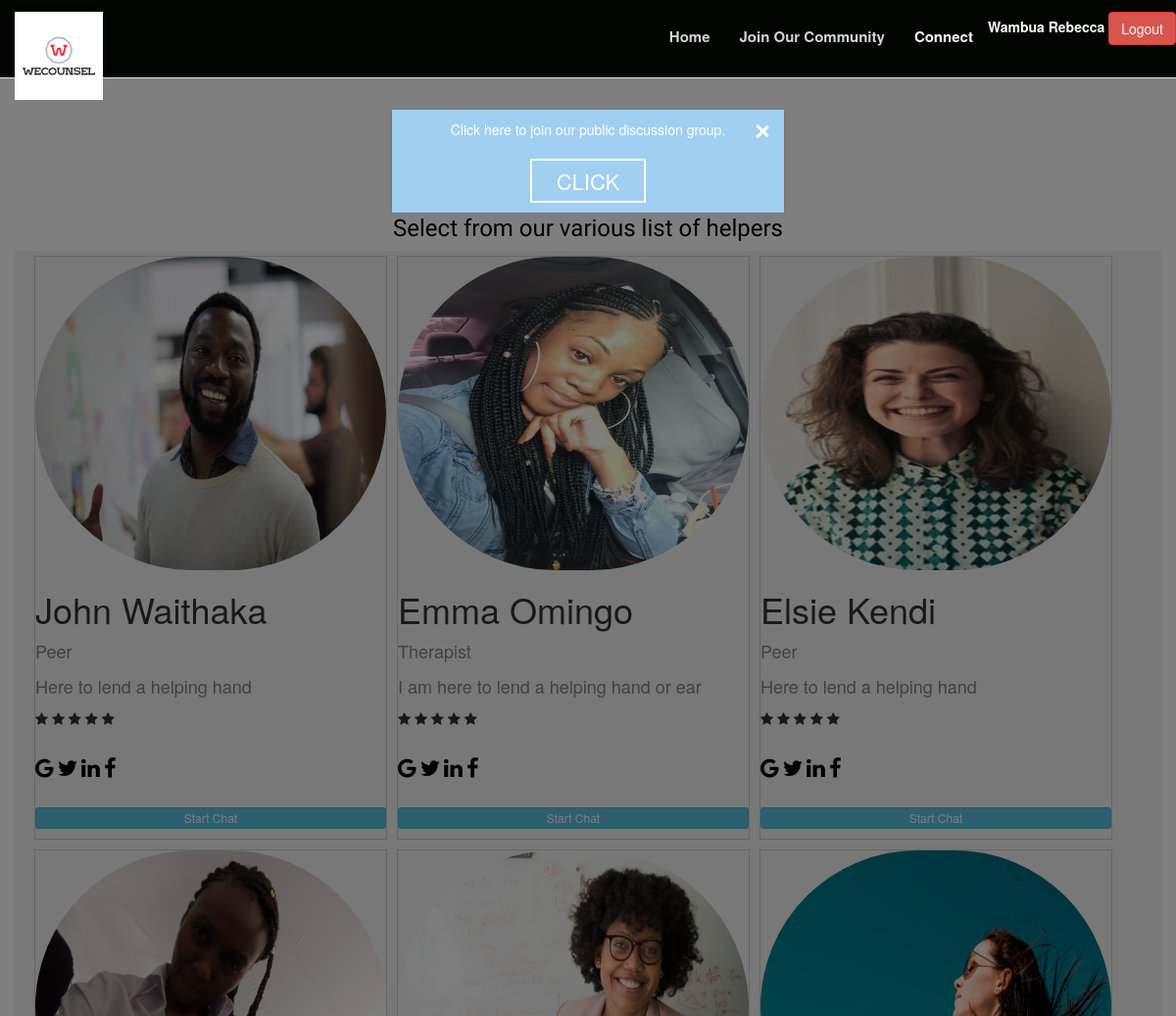
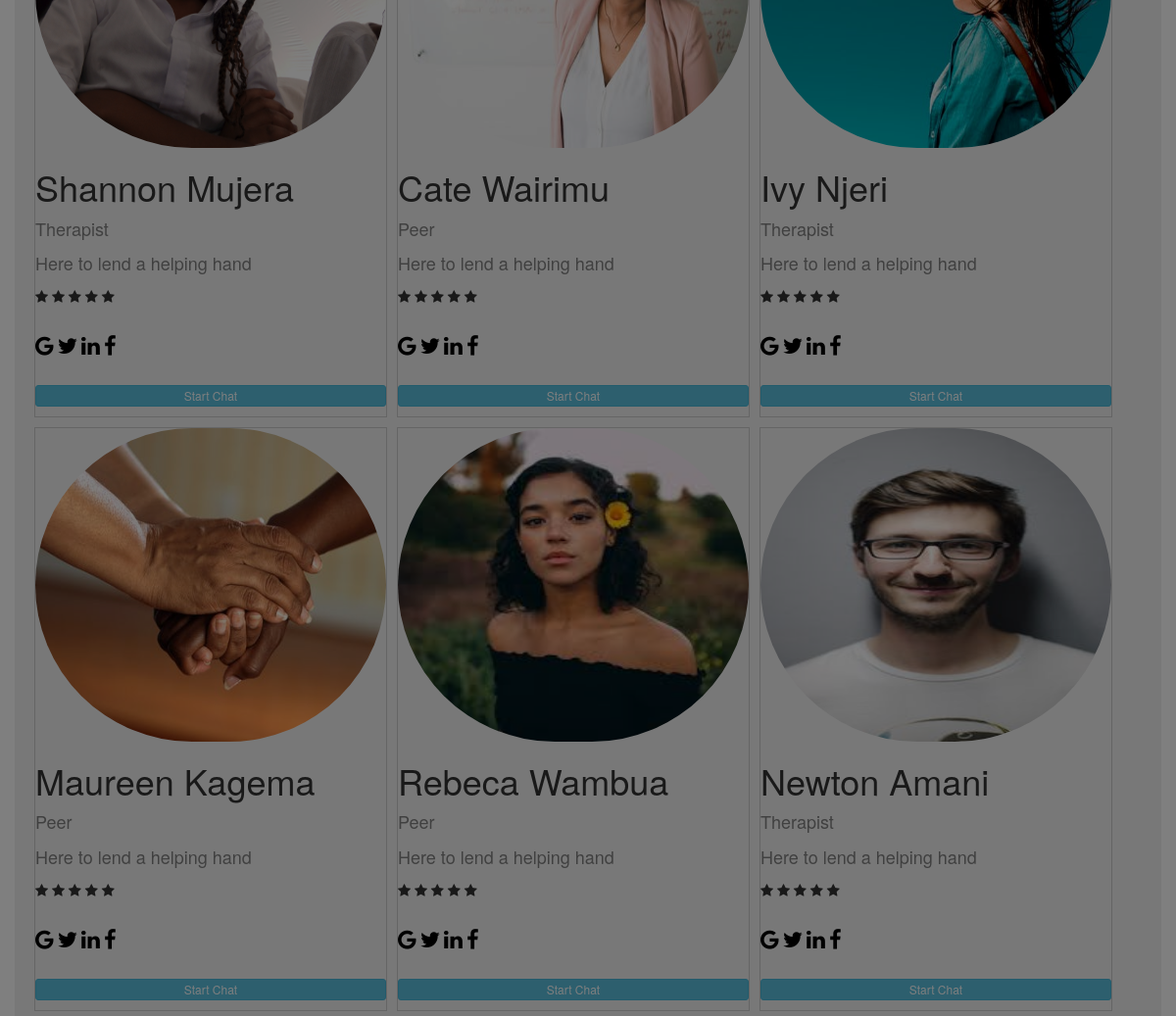
The page /Services.php (signed in) on the database its author committed (2 pictures, top to bottom).
### tables this page shows
CREATE TABLE `counselors` (
  `id` int(25) NOT NULL,
  `first_name` text NOT NULL,
  `last_name` text NOT NULL,
  `category` text NOT NULL,
  `email` varchar(50) NOT NULL,
  `rating` int(5) NOT NULL,
  `password` varchar(50) NOT NULL,
  `image` varchar(255) DEFAULT NULL,
  `gender` varchar(25) NOT NULL,
  `description` text NOT NULL,
  `user` varchar(255) NOT NULL
);

### Counselors.php (called while the page is built, shortened)
<?php
class Counselors{
		function getCards($mysqli){
			$query = "SELECT * FROM counselors";
			$stmt = $mysqli->prepare($query);
			$stmt->execute();
			$result = $stmt->get_result();
			return $result;
		}
}

### Services.php (the view, shortened to what this page needs)
<?php
include("connect.php");
?>
<!DOCTYPE html>
<html>
<head>
	<link rel="stylesheet" type="text/css" href="bootstrap-3.3.6-dist/css/bootstrap.css">
        <link rel="stylesheet" href="https://maxcdn.bootstrapcdn.com/bootstrap/3.3.7/css/bootstrap.min.css">
        <link rel="stylesheet" href="//code.jquery.com/ui/1.12.1/themes/base/jquery-ui.css">
	<link rel="stylesheet" type="text/css" href="services.css">
	<link rel="stylesheet" href="font-awesome-4.7.0/font-awesome-4.7.0/css/font-awesome.min.css">
</head>
<body>
<?php include './nav-bar.php'; ?>
<div class="content" style="font-family: 'Amita'; font-size: 30px;">
				<h3>Select from our various list of helpers</h3>
			</div>
<?php
include 'Counselors.php';
$obj = new Counselors();
$result = $obj->getCards($mysqli);
echo '<div class="container">';
while($row = $result->fetch_array()){
  $first_name  = $row['first_name'];
  $last_name  = $row['last_name'];
  $category = $row['category'];
  $gender = $row['gender'];
  $image = $row['image'];
  $description= $row['description'];
  $img = getImg($image, $gender);
  echo'
  <div class="gallery">
    <img src="images/'.$img.'" alt="Therapist" style="width:100%">
   <h1>'.$first_name.' '.$last_name.' </h1>
    <p class="title">'.$category.'</p>
    <p class="title">'.$description.'</p>
 <span class="fa fa-star checked"></span>
 <span class="fa fa-star checked"></span>
 <span class="fa fa-star checked"></span>
 <span class="fa fa-star"></span>
 <span class="fa fa-star"></span>
    <div style="margin: 24px 0;">
        <a href="#"><i class="fa fa-google"></i></a>
        <a href="#"><i class="fa fa-twitter"></i></a>
        <a href="#"><i class="fa fa-linkedin"></i></a>
        <a href="#"><i class="fa fa-facebook"></i></a>
     </div>
     <p><button type="button" class="btn btn-info btn-xs start_chat" data-touserid="'.$row['id'].'" data-tousername="'.$row['user'].'">Start Chat</button></p>
     <div id="user_model_details"></div>
    </div>
  ';
  }
  echo "</div>";
function getImg($image, $gender){
  if(isset($image)){
      return $image;
  }
}
?>
<div class="bts-popup" role="alert">
    <div class="bts-popup-container">
        <p>Click here to join our public discussion group.</p>
        <div class="bts-popup-button">
           <a href="Group.html">CLICK</a>
         </div>
        <a href="#0" class="bts-popup-close img-replace">Close</a>
    </div>
</div>
</body>
</html>

### nav-bar.php (shortened to what this page needs)
<!DOCTYPE>
<html>
    <head>
        <link rel="stylesheet" href="css/styles.css">
        <link rel="stylesheet" href="services.css">
    </head>
    <body>
        <div class="welcome">
<nav class="navbar navbar-default navbar-fixed-top" role="navigation">
	<div class="container-fluid">
		<div class="navbar-header">
			<a class="navbar-brand" href="#"><img  src="logo.jpg" id="logo"></a>
		</div>
		<div class="collapse navbar-collapse" id="navbar-collapse-main">
			<ul class="nav navbar-nav navbar-right ">
				<li><a href="Home.html">Home</a></li>
        <li><a href="Group.html">Join Our Community</a></li>
        <li><a href="Services.php" class="active">Connect</a></li>
        <?php toggleNav();?>
			</ul>
		</div>
	</div>
</nav>
</div>
    <?php
function toggleNav(){
if(isset($_SESSION['user']))
{
  show_logged_in_user_info();
}
else
{
echo '<script  type="text/javascript"> alert("Please log in first to view this page");window.location="Registration.html";
</script>';
}
}
function show_logged_in_user_info()
{
  if(isset($_SESSION['user']))
  {
    echo $_SESSION['user'];
        echo "  <a href='logout.php' class='btn btn-danger' role='button'>Logout</a>";
  }
}
?>
    </body>
</html>

### services.css (style rules this page uses)
html,body { height: 100%; width: 100%; }
.navbar { background-color:#000500; padding: 1% 0; font-size: 1.2em; }
.navbar-brand { min-height: 55px; padding: 0 15px 5px; }
#logo { height: 90px; padding: -350px 0px; position: relative; }
.navbar-default .navbar-nav li a { color: #d5d5d5; font-size: 15px; }
.navbar-default .navbar-nav li a:hover,.navbar-default .navbar-nav li a.active { color: #fff; }
.container { max-width: 5000px; margin: auto; background: #f2f2f2; overflow: auto; }
.gallery { margin: 5px; border: 1px solid #ccc; float: left; width: 360px; }
.gallery img { width: 320px; height: 320px; padding: auto; border-radius: 175px; transition: all 1s ease-in; }
.title { color: grey; font-size: 18px; }
button { border: none; outline: 0; display: inline-block; padding: 8px; color: white; background-color: #000; text-align: center; cursor: pointer; width: 100%; font-size: 18px; }
a { text-decoration: none; font-size: 22px; color: black; }
.content { text-align: center; color: black; padding-top: 50px; font-weight: bolder; font-size: 14px; }

### css/styles.css (style rules this page uses)
.welcome { text-align: left; color: white; padding-top: 150px; font-weight: bolder; font-size: 20px; }
.img-replace { display: inline-block; overflow: hidden; text-indent: 100%; color: transparent; white-space: nowrap; }
.bts-popup { position: fixed; left: 0; top: 0; height: 100%; width: 100%; background-color: rgba(0, 0, 0, 0.5); opacity: 0; visibility: hidden; -webkit-transition: opacity 0.3s 0s, visibility 0s 0.3s; -moz-transition: opacity 0.3s 0s, visibility 0s 0.3s; transition: opacity 0.3s 0s, visibility 0s 0.3s; }
.bts-popup.is-visible { opacity: 1; visibility: visible; -webkit-transition: opacity 0.3s 0s, visibility 0s 0s; -moz-transition: opacity 0.3s 0s, visibility 0s 0s; transition: opacity 0.3s 0s, visibility 0s 0s; }
.bts-popup-container { position: relative; width: 90%; max-width: 400px; margin: 4em auto; background: #a0cff1; border-radius: none; text-align: center; box-shadow: 0 0 2px rgba(0, 0, 0, 0.2); -webkit-transform: translateY(-40px); -moz-transform: translateY(-40px); -ms-transform: translateY(-40px); -o-transform: translateY(-40px); transform: translateY(-40px); -webkit-backface-visibility: hidden; -webkit-transition-property: -webkit-transform; -moz-transition-property: -moz-transform; transition-property: transform; -webkit-transition-duration: 0.3s; -moz-transition-duration: 0.3s; transition-duration: 0.3s; }
.bts-popup-container p { color: white; padding: 10px 40px; }
.bts-popup-container .bts-popup-button { padding: 5px 25px; border: 2px solid white; display: inline-block; margin-bottom: 10px; }
.bts-popup-container a { color: white; text-decoration: none; text-transform: uppercase; }
.bts-popup-container .bts-popup-close { position: absolute; top: 8px; right: 8px; width: 30px; height: 30px; }
.bts-popup-container .bts-popup-close::before, .bts-popup-container .bts-popup-close::after { content: ''; position: absolute; top: 12px; width: 16px; height: 3px; background-color: white; }
.bts-popup-container .bts-popup-close::before { -webkit-transform: rotate(45deg); -moz-transform: rotate(45deg); -ms-transform: rotate(45deg); -o-transform: rotate(45deg); transform: rotate(45deg); left: 8px; }
.bts-popup-container .bts-popup-close::after { -webkit-transform: rotate(-45deg); -moz-transform: rotate(-45deg); -ms-transform: rotate(-45deg); -o-transform: rotate(-45deg); transform: rotate(-45deg); right: 6px; top: 13px; }
.is-visible .bts-popup-container { -webkit-transform: translateY(0); -moz-transform: translateY(0); -ms-transform: translateY(0); -o-transform: translateY(0); transform: translateY(0); }
@media only screen and (min-width: 1170px) { .bts-popup-container { margin: 8em auto; } }

### rows shown on the page
counselors: image (picture), first_name "John", last_name "Waithaka", category "Peer", description "Here to lend a helping hand"
counselors: image (picture), first_name "Emma", last_name "Omingo", category "Therapist", description "I am here to lend a helping hand or ear"
counselors: image (picture), first_name "Elsie", last_name "Kendi", category "Peer", description "Here to lend a helping hand"
counselors: image (picture), first_name "Shannon", last_name "Mujera", category "Therapist", description "Here to lend a helping hand"
counselors: image (picture), first_name "Cate", last_name "Wairimu", category "Peer", description "Here to lend a helping hand"
counselors: image (picture), first_name "Ivy", last_name "Njeri", category "Therapist", description "Here to lend a helping hand"
counselors: image (picture), first_name "Maureen", last_name "Kagema", category "Peer", description "Here to lend a helping hand"
counselors: image (picture), first_name "Rebeca", last_name "Wambua", category "Peer", description "Here to lend a helping hand"
counselors: image (picture), first_name "Newton", last_name "Amani", category "Therapist", description "Here to lend a helping hand"

### other values the page prints
$_SESSION['user'] "Wambua Rebecca"
